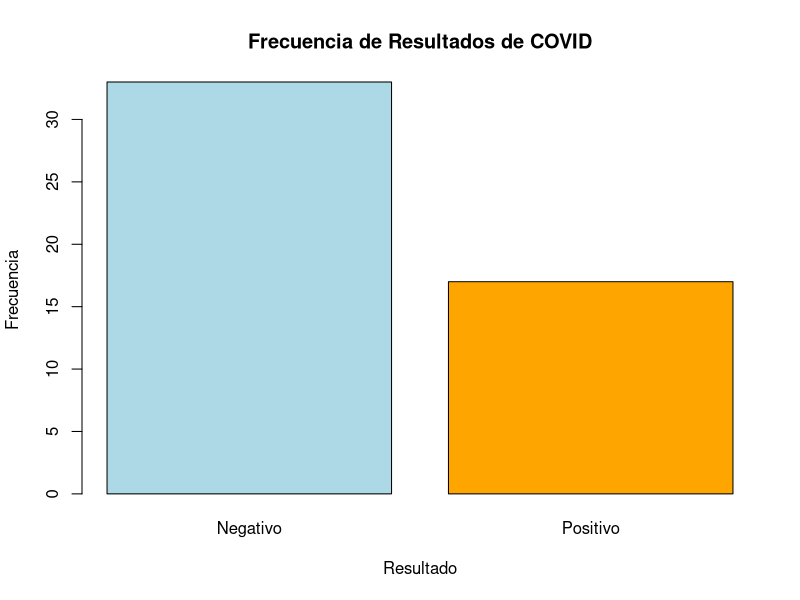
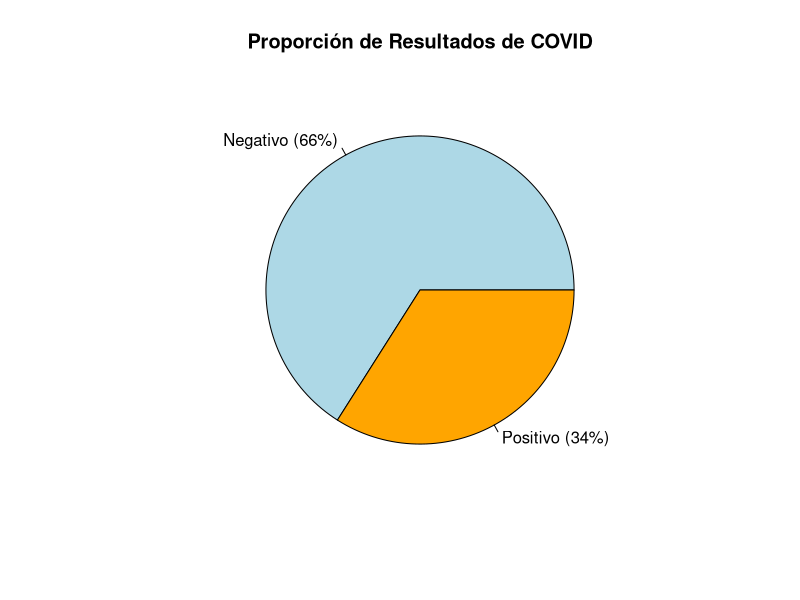

These charts were generated, in order, by the following R code:
## ---- chunk 1
Covid <- c("Negativo", "Positivo", "Negativo", "Negativo", "Negativo", "Positivo", "Positivo", "Negativo", "Negativo", "Positivo", "Negativo", "Positivo", "Positivo", "Negativo", "Negativo", "Negativo", "Negativo", "Negativo", "Negativo", "Negativo", "Positivo", "Positivo", "Negativo", "Negativo", "Positivo", "Negativo", "Positivo", "Negativo", "Negativo", "Positivo", "Positivo", "Negativo", "Positivo", "Positivo", "Negativo", "Positivo", "Negativo", "Negativo", "Negativo", "Negativo", "Positivo", "Negativo", "Positivo", "Negativo", "Negativo", "Negativo", "Negativo", "Negativo", "Negativo", "Negativo")

Covid_F <- factor(Covid, levels = c("Negativo", "Positivo"))
## ---- chunk 2
frecuencia_covid <- table(Covid_F)
print("Frecuencia de resultados de COVID:")
print(frecuencia_covid)

## ---- chunk 3
proporciones_covid <- prop.table(frecuencia_covid)
print("Proporciones de resultados de COVID:")
print(proporciones_covid)
## ---- chunk 4
max_freq_covid <- max(frecuencia_covid)
min_freq_covid <- min(frecuencia_covid)
print(paste("Frecuencia máxima:", max_freq_covid))
print(paste("Frecuencia mínima:", min_freq_covid))
## ---- chunk 5
barplot(frecuencia_covid,
        main = "Frecuencia de Resultados de COVID",
        xlab = "Resultado",
        ylab = "Frecuencia",
        col = c("lightblue", "orange"))
## ---- chunk 6
porcentajes_covid <- round(proporciones_covid * 100, 1)
## ---- chunk 7
pie(frecuencia_covid,
    labels = paste(names(frecuencia_covid), " (", porcentajes_covid, "%)", sep=""),
    main = "Proporción de Resultados de COVID",
    col = c("lightblue", "orange"))
